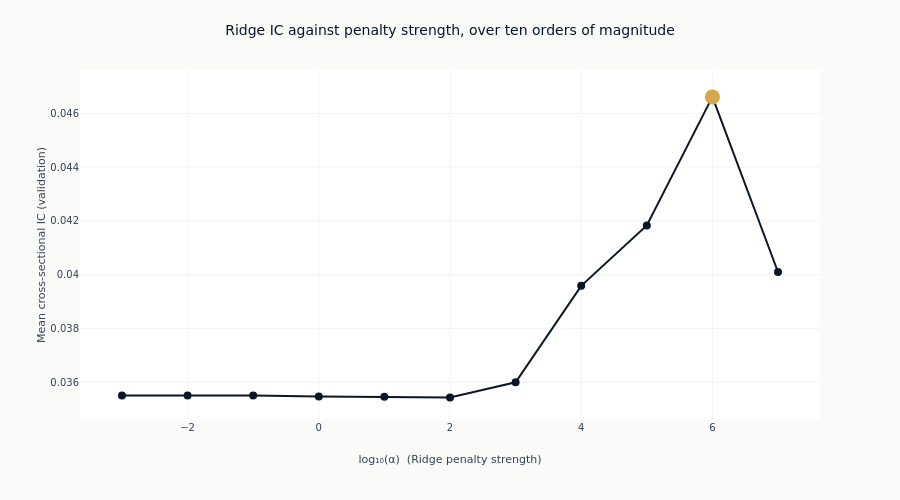

Notebook code for this chart:
### Markdown cell above
### What shrinkage does on its own

The bar chart mixes three estimators. Tracing IC across the Ridge penalty alone isolates the
effect of shrinkage, with the estimator, the features and the folds all held fixed and only
`alpha` moving. The alpha is read from each configuration's declared parameters rather than
parsed out of its name, so the curve plots what was fitted.

### Code cell
ridge = (
    catalog.filter(pl.col("model_class") == "Ridge")
    .with_columns(
        alpha=pl.col("params").str.extract(r"alpha=([0-9.eE+-]+)").cast(pl.Float64),
    )
    .drop_nulls("alpha")
    .sort("alpha")
)
if ridge.height:
    log_alpha = np.log10(ridge.get_column("alpha").to_numpy())
    ridge_ic = ridge.get_column("ic_mean").to_numpy()
    peak = int(np.argmax(ridge_ic))

    fig_alpha = go.Figure(
        go.Scatter(
            x=log_alpha,
            y=ridge_ic,
            mode="lines+markers",
            line=dict(color=COLORS["blue"], width=2),
            marker=dict(size=8, color=COLORS["blue"]),
        )
    )
    fig_alpha.add_trace(
        go.Scatter(
            x=[log_alpha[peak]],
            y=[ridge_ic[peak]],
            mode="markers",
            marker=dict(size=15, color=COLORS["amber"]),
            showlegend=False,
        )
    )
    fig_alpha.update_layout(
        title="Ridge IC against penalty strength, over ten orders of magnitude",
        height=500,
        width=900,
        showlegend=False,
        margin=dict(t=70),
    )
    fig_alpha.update_xaxes(title_text="log₁₀(α)  (Ridge penalty strength)", zeroline=False)
    fig_alpha.update_yaxes(title_text="Mean cross-sectional IC (validation)")
    show_plotly_with_alt(
        fig_alpha,
        "Line chart of mean validation information coefficient against the base-ten logarithm of the "
        "Ridge penalty. The curve is flat at weak penalties, rises through the middle of the range "
        f"to a single peak at 1e{int(round(log_alpha[peak]))} marked in amber, then declines at the "
        "strongest penalty.",
    )
else:
    print(
        f"{LABEL} declares no Ridge configurations, so there is no penalty sweep to trace. "
        f"Which estimators this section can show is decided by the menu at "
        f"config/training/{LABEL}.yaml."
    )

### Figure 1 — Plotly figure (JSON) as saved in the notebook; plotly's stock layout.template omitted (floating-point values rounded to 4 significant figures)
{"data": [{"line": {"color": "#0a1628", "width": 2}, "marker": {"color": "#0a1628", "size": 8}, "mode": "lines+markers", "type": "scatter", "x": [-3.0, -2.0, -1.0, 0.0, 1.0, 2.0, 3.0, 4.0, 5.0, 6.0, 7.0], "y": [0.03551, 0.03551, 0.0355, 0.03547, 0.03546, 0.03543, 0.03599, 0.03958, 0.04183, 0.04662, 0.0401]}, {"marker": {"color": "#D4A84B", "size": 15}, "mode": "markers", "showlegend": false, "type": "scatter", "x": [6.0], "y": [0.04662]}], "layout": {"height": 500, "margin": {"t": 70}, "showlegend": false, "title": {"text": "Ridge IC against penalty strength, over ten orders of magnitude"}, "width": 900, "xaxis": {"title": {"text": "log₁₀(α)  (Ridge penalty strength)"}, "zeroline": false}, "yaxis": {"title": {"text": "Mean cross-sectional IC (validation)"}}}}
